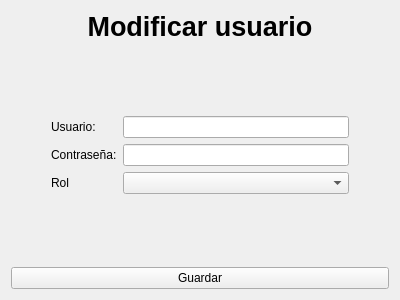
<?xml version="1.0" encoding="UTF-8"?>
<ui version="4.0">
 <class>ModificarUsuarioWindow</class>
 <widget class="QWidget" name="ModificarUsuarioWindow">
  <property name="geometry">
   <rect>
    <x>0</x>
    <y>0</y>
    <width>400</width>
    <height>300</height>
   </rect>
  </property>
  <property name="windowTitle">
   <string>Form</string>
  </property>
  <layout class="QVBoxLayout" name="verticalLayout">
   <item>
    <widget class="QLabel" name="label">
     <property name="sizePolicy">
      <sizepolicy hsizetype="Preferred" vsizetype="Fixed">
       <horstretch>0</horstretch>
       <verstretch>0</verstretch>
      </sizepolicy>
     </property>
     <property name="font">
      <font>
       <pointsize>20</pointsize>
       <bold>true</bold>
      </font>
     </property>
     <property name="text">
      <string>Modificar usuario</string>
     </property>
     <property name="alignment">
      <set>Qt::AlignmentFlag::AlignCenter</set>
     </property>
    </widget>
   </item>
   <item>
    <spacer name="verticalSpacer">
     <property name="orientation">
      <enum>Qt::Orientation::Vertical</enum>
     </property>
     <property name="sizeHint" stdset="0">
      <size>
       <width>20</width>
       <height>46</height>
      </size>
     </property>
    </spacer>
   </item>
   <item>
    <layout class="QFormLayout" name="formLayout">
     <property name="leftMargin">
      <number>40</number>
     </property>
     <property name="rightMargin">
      <number>40</number>
     </property>
     <item row="0" column="0">
      <widget class="QLabel" name="label_2">
       <property name="text">
        <string>Usuario:</string>
       </property>
      </widget>
     </item>
     <item row="0" column="1">
      <widget class="QLineEdit" name="usuarioEdit">
       <property name="alignment">
        <set>Qt::AlignmentFlag::AlignCenter</set>
       </property>
      </widget>
     </item>
     <item row="1" column="0">
      <widget class="QLabel" name="label_3">
       <property name="text">
        <string>Contraseña:</string>
       </property>
      </widget>
     </item>
     <item row="1" column="1">
      <widget class="QLineEdit" name="passwordEdit">
       <property name="alignment">
        <set>Qt::AlignmentFlag::AlignCenter</set>
       </property>
      </widget>
     </item>
     <item row="2" column="0">
      <widget class="QLabel" name="label_4">
       <property name="text">
        <string>Rol</string>
       </property>
      </widget>
     </item>
     <item row="2" column="1">
      <widget class="QComboBox" name="rolBox"/>
     </item>
    </layout>
   </item>
   <item>
    <spacer name="verticalSpacer_2">
     <property name="orientation">
      <enum>Qt::Orientation::Vertical</enum>
     </property>
     <property name="sizeHint" stdset="0">
      <size>
       <width>20</width>
       <height>46</height>
      </size>
     </property>
    </spacer>
   </item>
   <item>
    <widget class="QPushButton" name="registrarButton">
     <property name="text">
      <string>Guardar</string>
     </property>
    </widget>
   </item>
  </layout>
 </widget>
 <resources/>
 <connections/>
</ui>
